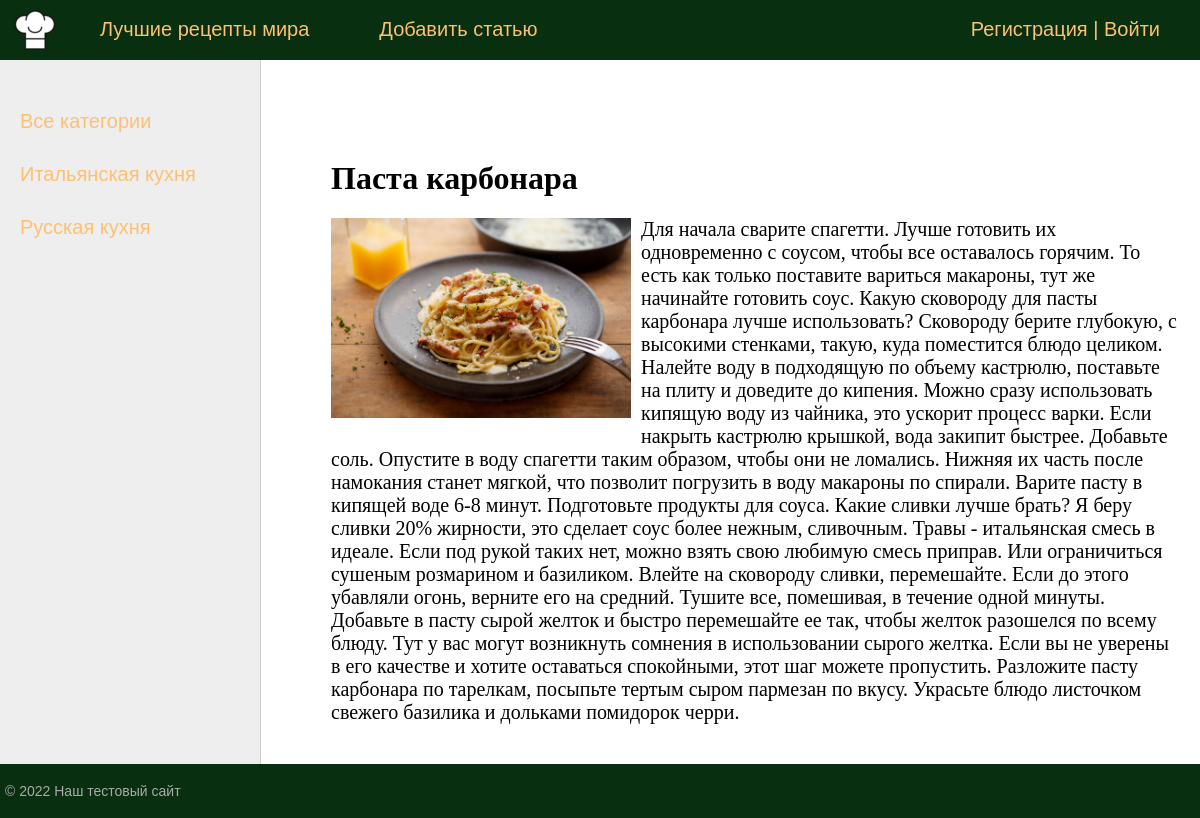
Page /post/pasta-karbonara on the committed database.
### blog/models.py (models this page shows, shortened)
class Category(models.Model):
    name = models.CharField(max_length=100, db_index=True, verbose_name='Наименование')
    slug = models.SlugField(max_length=255, unique=True, db_index=True, verbose_name="URL")
    def get_absolute_url(self):
        return reverse('category', kwargs={'cat_slug': self.slug})
    class Meta:
        verbose_name = 'Категория'
        verbose_name_plural = 'Категории'
        ordering = ['id']

class Post(models.Model):
    title = models.CharField(max_length=255, verbose_name='Заголовок')
    slug = models.SlugField(max_length=255, unique=True, db_index=True, verbose_name="URL")
    content = models.TextField(blank=True, verbose_name='Содержание')
    photo = models.ImageField(upload_to="photos/%Y/%m/%d/", verbose_name='Фото')
    time_create = models.DateTimeField(auto_now_add=True, verbose_name='Дата создания')
    time_update = models.DateTimeField(auto_now=True, verbose_name='Дата обновления')
    is_published = models.BooleanField(default=True, verbose_name='Статус публикации')
    cat = models.ForeignKey('Category', on_delete=models.PROTECT, verbose_name='Категория')
    def __str__(self):
        return self.title
    class Meta:
        verbose_name = 'Пост'
        verbose_name_plural = 'Посты'
        ordering = ['time_create', 'title']

### blog/views.py (the view)
# urls.py: path('post/<slug:post_slug>', ShowPost.as_view(), name='post'),
class ShowPost(DataMixin, DetailView):
    model = Post
    template_name = "blog/post.html"
    slug_url_kwarg = "post_slug"
    context_object_name = "post"
    def get_context_data(self, *, object_list=None, **kwargs):
        context = super().get_context_data(**kwargs)
        context['menu'] = menu
        context['title'] = context['post']
        return context

### blog/templatetags/blog_tags.py (called while the page is built)
@register.inclusion_tag('blog/list_categories.html')
def get_categories(sort=None, cat_selected=0):
    if not sort:
        cats = Category.objects.all()
    else:
          cats = Category.objects.order_by(sort)
    return {'cats': cats, 'cat_selected': cat_selected}

### blog/templates/blog/post.html
{% extends 'blog/base.html' %}
{% block content %}
<h1>{{post.title}}</h1>
{% if post.photo %}
<p><img class="img-article-left" src="{{post.photo.url}}"></p>
{% endif %}
{{post.content|linebreaks}}
{% endblock %}

### blog/templates/blog/list_categories.html
{% for c in cats %}
    {% if c.pk == cat_selected %}
        <li class="selcted">{{c.name}}</li>
    {% else %}
        <li><a href="{{c.get_absolute_url}}">{{c.name}}</a></li>
    {% endif %}
{% endfor %}

### blog/static/blog/css/styles.css (style rules this page uses)
html, body { font-family: 'Arial'; margin: 0; padding: 0; height: 100%; width: 100%; color: #444; }
a { color: #0059b2; text-decoration: none; }
img { max-width: 600px; height: auto; }
img.img-article-left { max-width: 300px; height: auto; float: left; padding: 0 10px 10px 0; }
.left-chapters ul li { margin: 30px 0 0 0; color: #999; }
.left-chapters ul li a { color: #fdc073; text-decoration: none; }
.content-text h1 { font-size: 32px; }

### rows in the picture
Category: name "Итальянская кухня"
Category: name "Русская кухня"
Post: title "Паста карбонара", photo (picture), content "Для начала сварите спагетти. Лучше готовить их одновременно с соусом, чтобы все оставалось горячим. То есть как только поставите вариться макароны, тут же начинайте готовить соус. Какую сковороду для пасты карбонара лучше использовать? Сковороду берите глубокую, с высокими стенками, такую, куда поместится блюдо целиком. Налейте воду в подходящую по объему кастрюлю, поставьте на плиту и доведите до кипения. Можно сразу использовать кипящую воду из чайника, это ускорит процесс варки. Если накрыть кастрюлю крышкой, вода закипит быстрее. Добавьте соль. Опустите в воду спагетти таким образом, чтобы они не ломались. Нижняя их часть после намокания станет мягкой, что позволит погрузить в воду…"

### other values in the picture
{{ m.title }} "Лучшие рецепты мира" "Добавить статью"
